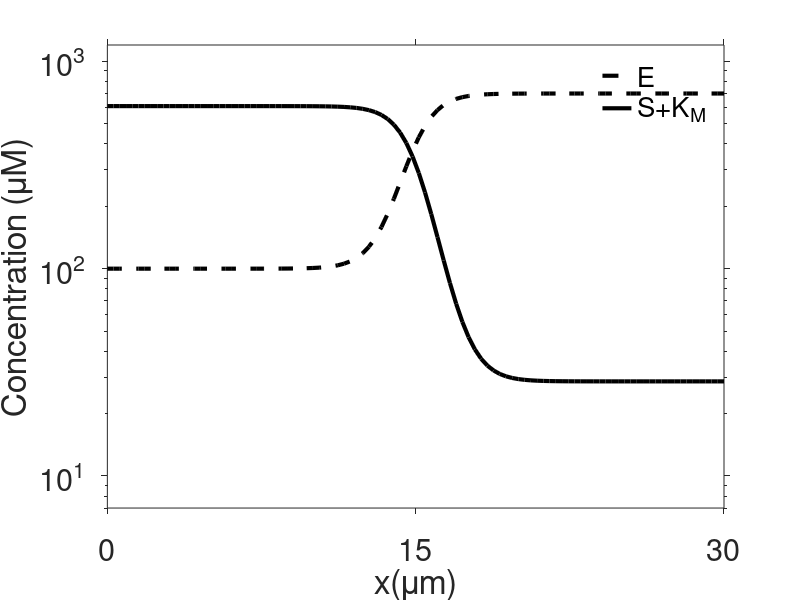

Write MATLAB code to recreate this figure. (Note: this script raises an error after producing the figure.)
clear; clc; close all;

np=4;% number of species
nx=100; % number of x grids
L=30; % length of domain
x=linspace(0,L,nx); 
h=x(2)-x(1); % interval of x grid
dt=0.005*h^2; % interval of time
max_it=2730; % maximum of time
t=dt*(1:1:max_it);

%kinetics
k(1)=3.4; % kf: binding constant
k(2)=60; % kb: unbinding constant
k(3)=3.2; % kcat: catalytic constant

km=(k(2)+k(3))/k(1); % Michaelis-Menten (MM) constant

% initial condition
iu=zeros(np,nx); %E S P C
et=40;st=30; iu=zeros(np,nx);
iu(1,:)=300*(tanh(2*(x/3-5))+1)+100; % Initial conditions of E
iu(2,:)=290*(tanh(2*(flip(x)/3-5))+1)+10; % Initial conditions of S

% diffusion & reaction functions
lap=-((0:nx-1)*2*pi/L).^2;
rea1=@(e,s,c)(-k(1)*e.*s+k(2)*c);
rea2=@(c)(k(3)*c);
nrea1=@(et1,s,p,c)(k(3)*et1.*s./(km+s));
nrear1=@(et2,st2,p)(.5*k(3)*(et2+km+st2-p-sqrt((et2+km+st2-p).^2-4*et2.*(st2-p))));

%%% pde solution
D=0.2*ones(np,1); % diffusion coefficients
fu=iu;tu=iu;su=iu;
for it=1:max_it
    %%% sQSSA
    su=real(idct( dct(su')./(1-dt*D'.*lap') ))'; % dct for diffusion
    et1=sum(su([1,np],:)); % total enzyme concentration
    r1=nrea1(et1,su(2,:),su(3,:),su(np,:));
    su(2:3,:)=su(2:3,:)+dt*[-r1;r1];
    su(4,:)=et1.*su(2,:)./(su(2,:)+km); % C calculation
    su(1,:)=et1-su(4,:); % E=ET-C
    sup(:,it)=su(3,:); % P concentration save

    %%% tQSSA
    tu=real(idct( dct(tu')./(1-dt*D'.*lap') ))'; % dct for diffusion
    et2=sum(tu([1,np],:)); % total enzyme concentration
    st2=sum(tu([2,3,np],:)); % total substrate concentration
    r2=nrear1(et2,st2,tu(3,:));

    tu(2:3,:)=tu(2:3,:)+dt*[-r2;r2];
    
    tu(4,:)=nrear1(et2,st2,tu(3,:))/k(3); % C calculation
    tu(1,:)=et2-tu(4,:); % E=ET-C
    tu(2,:)=st2-tu(4,:)-tu(3,:); %S=ST-C-P
    tup(:,it)=tu(3,:); % P concentration save

    %%%Full Model
    fu=real(idct( dct(fu')./(1-dt*D'.*lap') ))'; % dct for diffusion
    r1=rea1(fu(1,:),fu(2,:),fu(np,:));
    r2=rea2(fu(np,:));
    fu(1:np,:)=fu(1:np,:)+dt*[ r1+r2;r1; r2; -r1-r2];
    fup(:,it)=fu(3,:); % P concentration save

end
%%
figure(1); % Graph for initial condition
semilogy(x,iu(1,:),'k--','LineWidth',3);hold on;
semilogy(x,iu(2,:)+km,'k-','LineWidth',3)
xlabel('x(\mum)');ylabel('Concentration (\muM)');
legend('E','S+K_M','location','best');legend boxoff;
axis([0 30 7 1200])
set(gca,'fontsize',22)
set(gca,'TickDir','out')
set(gca,'XTick',[0 15 30])
set(gca,'YTick',[10 1e+2 1e+3])
fontname(gcf,"Arial")
set(gca,'YMinorTick','off')
box off
%%
figure(2); % Graph for spatial average P
maxi=350;
plot(t,mean(fup),'-', 'color',"#C3C3C3",'linewidth',3);hold on;
plot(t,mean(sup), '--', 'color',"#22B14C",'linewidth',3);hold on;
plot(t,mean(tup),'--', 'color',"#EA3680",'linewidth',3);hold on;
% legend( 'Full', 'sQSSAp', 'tQSSAp', 'location','best');legend boxoff;
axis([0 max_it*dt 0 maxi])
xlabel('Time (s)');ylabel('$\bar{P}$ ($\mu$M)','Interpreter','latex');
set(gca,'FontSize',21)
set(gca,'TickDir','out')
set(gca,'XTick',[0 1.25])
set(gca,'YTick',[0 300])
% fontname(gcf,"Arial")
box off;


figure(3); % Graph for P
load('magma');colormap(flip(magma_white));
subplot(1,3,1)
mesh(x,t,fup');shading interp;
xlabel('x (\mum)');ylabel('time (s)');title('Full');set(gca,'FontSize',15);
axis([0 L 0 max_it*dt]);view(0,90);
set(gca,'XTick',[0 15 30]);set(gca,'YTick',[0 1.25]);
caxis([0,500]);colorbar;
subplot(1,3,2)
mesh(x,t,tup');shading interp;
xlabel('x (\mum)');ylabel('time (s)');title('tQSSAp');set(gca,'FontSize',15);
axis([0 L 0 max_it*dt]);view(0,90);
set(gca,'XTick',[0 15 30]);set(gca,'YTick',[0 1.25]);colorbar;
caxis([0,500]);colormap(flip(magma_white));
subplot(1,3,3)
mesh(x,t,sup');shading interp;
xlabel('x (\mum)');ylabel('time (s)');title('sQSSAp');set(gca,'FontSize',15);
axis([0 L 0 max_it*dt]);view(0,90);
set(gca,'XTick',[0 15 30]);set(gca,'YTick',[0 1.25]);colorbar;
caxis([0,500]);colormap(flip(magma_white));
